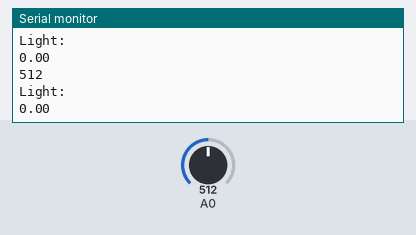
Bench run of a sketch on a simulated Arduino Uno, built with avr-gcc and run on an emulated ATmega328P. Shown: the last lines printed to the serial monitor. The inputs (shaded band) are chosen by the test bench; at power-on: A0 = 512.

Above: at 1.8 s.
1.9 s: A0 set to 716
At 2.7 s:
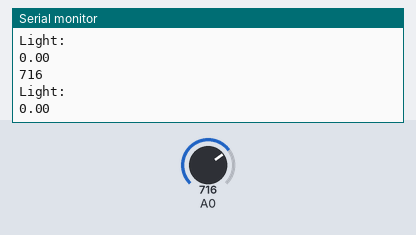
3.4 s: A0 set to 900
At 4.8 s:
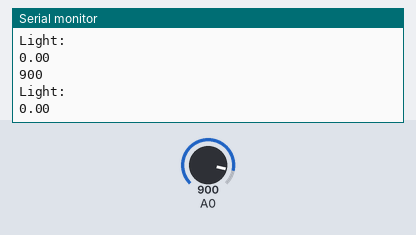
Timing chart, 0 to 6.4 s (numbered marks = the images above; inputs shaded):
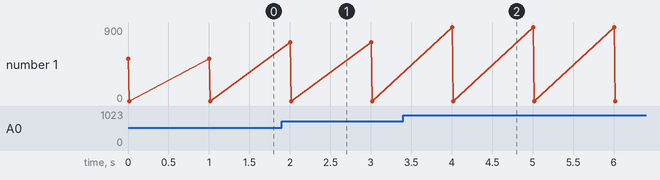

Measured:
- after the input at 1.9 s, the serial monitor: prints a new line after 0.10 s (image 1)
- after the input at 3.4 s, the serial monitor: prints a new line after 0.60 s (image 2)

The sketch:

ad_convert.ino
```cpp
void setup() {
  pinMode(A0, INPUT);
  Serial.begin(9600);
}

void loop() {
  int val = analogRead(A0);
  double lighting = (double)val / 307200000;
  Serial.println(val);
  Serial.println("Light:");
  Serial.println(lighting);
  delay(1000);
}
```
